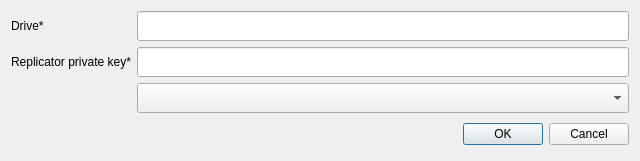
<?xml version="1.0" encoding="UTF-8"?>
<ui version="4.0">
 <class>ReplicatorOffBoardingDialog</class>
 <widget class="QDialog" name="ReplicatorOffBoardingDialog">
  <property name="geometry">
   <rect>
    <x>0</x>
    <y>0</y>
    <width>640</width>
    <height>161</height>
   </rect>
  </property>
  <property name="windowTitle">
   <string>Dialog</string>
  </property>
  <layout class="QVBoxLayout" name="verticalLayout">
   <item>
    <layout class="QGridLayout" name="gridLayout">
     <item row="0" column="0">
      <widget class="QLabel" name="label">
       <property name="font">
        <font>
         <bold>false</bold>
        </font>
       </property>
       <property name="text">
        <string>Drive*</string>
       </property>
      </widget>
     </item>
     <item row="1" column="0">
      <widget class="QLabel" name="label_2">
       <property name="text">
        <string>Replicator private key*</string>
       </property>
      </widget>
     </item>
     <item row="1" column="1">
      <widget class="QLineEdit" name="lineEdit_2">
       <property name="minimumSize">
        <size>
         <width>450</width>
         <height>30</height>
        </size>
       </property>
       <property name="maximumSize">
        <size>
         <width>16777215</width>
         <height>30</height>
        </size>
       </property>
      </widget>
     </item>
     <item row="2" column="1">
      <widget class="QComboBox" name="comboBox">
       <property name="minimumSize">
        <size>
         <width>450</width>
         <height>30</height>
        </size>
       </property>
       <property name="maximumSize">
        <size>
         <width>16777215</width>
         <height>30</height>
        </size>
       </property>
      </widget>
     </item>
     <item row="0" column="1">
      <widget class="QLineEdit" name="lineEdit">
       <property name="minimumSize">
        <size>
         <width>450</width>
         <height>30</height>
        </size>
       </property>
       <property name="maximumSize">
        <size>
         <width>16777215</width>
         <height>30</height>
        </size>
       </property>
      </widget>
     </item>
    </layout>
   </item>
   <item>
    <widget class="QDialogButtonBox" name="buttonBox">
     <property name="minimumSize">
      <size>
       <width>0</width>
       <height>30</height>
      </size>
     </property>
     <property name="maximumSize">
      <size>
       <width>16777215</width>
       <height>30</height>
      </size>
     </property>
     <property name="orientation">
      <enum>Qt::Horizontal</enum>
     </property>
     <property name="standardButtons">
      <set>QDialogButtonBox::Cancel|QDialogButtonBox::Ok</set>
     </property>
    </widget>
   </item>
  </layout>
 </widget>
 <resources/>
 <connections>
  <connection>
   <sender>buttonBox</sender>
   <signal>accepted()</signal>
   <receiver>ReplicatorOffBoardingDialog</receiver>
   <slot>accept()</slot>
   <hints>
    <hint type="sourcelabel">
     <x>248</x>
     <y>254</y>
    </hint>
    <hint type="destinationlabel">
     <x>157</x>
     <y>274</y>
    </hint>
   </hints>
  </connection>
  <connection>
   <sender>buttonBox</sender>
   <signal>rejected()</signal>
   <receiver>ReplicatorOffBoardingDialog</receiver>
   <slot>reject()</slot>
   <hints>
    <hint type="sourcelabel">
     <x>316</x>
     <y>260</y>
    </hint>
    <hint type="destinationlabel">
     <x>286</x>
     <y>274</y>
    </hint>
   </hints>
  </connection>
 </connections>
</ui>
